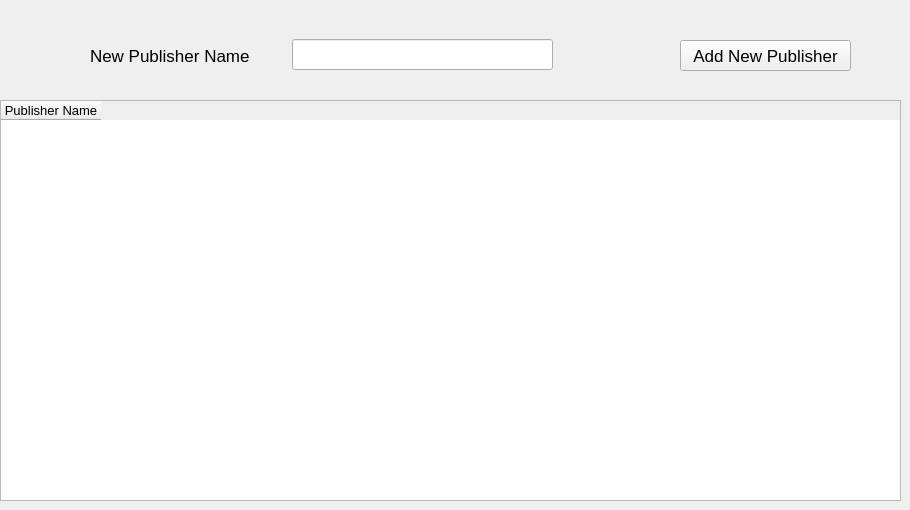
      <widget class="QWidget" name="tab_11">
       <attribute name="title">
        <string>Publishers</string>
       </attribute>
       <widget class="QTableWidget" name="tableWidget_2">
        <property name="geometry">
         <rect>
          <x>0</x>
          <y>100</y>
          <width>901</width>
          <height>401</height>
         </rect>
        </property>
        <property name="font">
         <font>
          <pointsize>10</pointsize>
         </font>
        </property>
        <column>
         <property name="text">
          <string>Publisher Name</string>
         </property>
        </column>
       </widget>
       <widget class="QPushButton" name="pushButton_14">
        <property name="geometry">
         <rect>
          <x>680</x>
          <y>40</y>
          <width>171</width>
          <height>31</height>
         </rect>
        </property>
        <property name="font">
         <font>
          <pointsize>13</pointsize>
         </font>
        </property>
        <property name="text">
         <string>Add New Publisher</string>
        </property>
       </widget>
       <widget class="QLineEdit" name="lineEdit_19">
        <property name="geometry">
         <rect>
          <x>292</x>
          <y>39</y>
          <width>261</width>
          <height>31</height>
         </rect>
        </property>
       </widget>
       <widget class="QLabel" name="label_26">
        <property name="geometry">
         <rect>
          <x>90</x>
          <y>40</y>
          <width>181</width>
          <height>31</height>
         </rect>
        </property>
        <property name="font">
         <font>
          <pointsize>13</pointsize>
         </font>
        </property>
        <property name="text">
         <string>New Publisher Name</string>
        </property>
       </widget>
      </widget>
